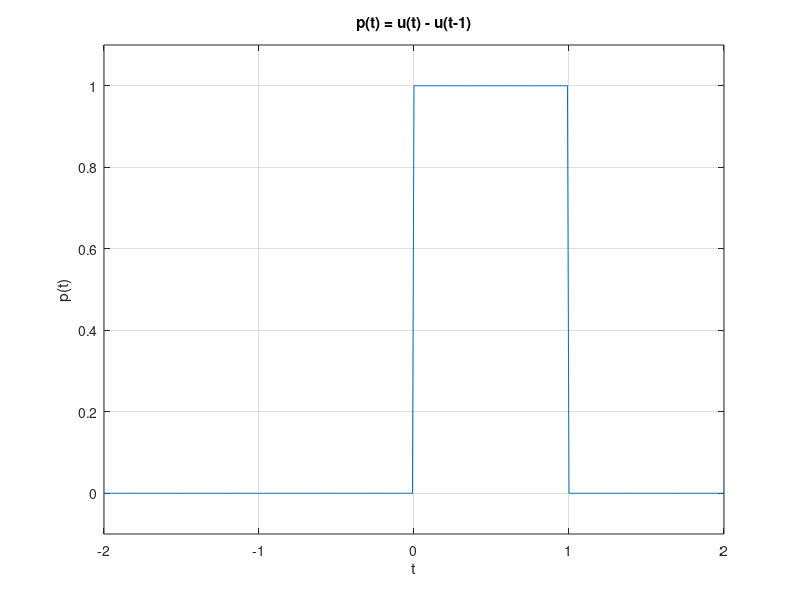
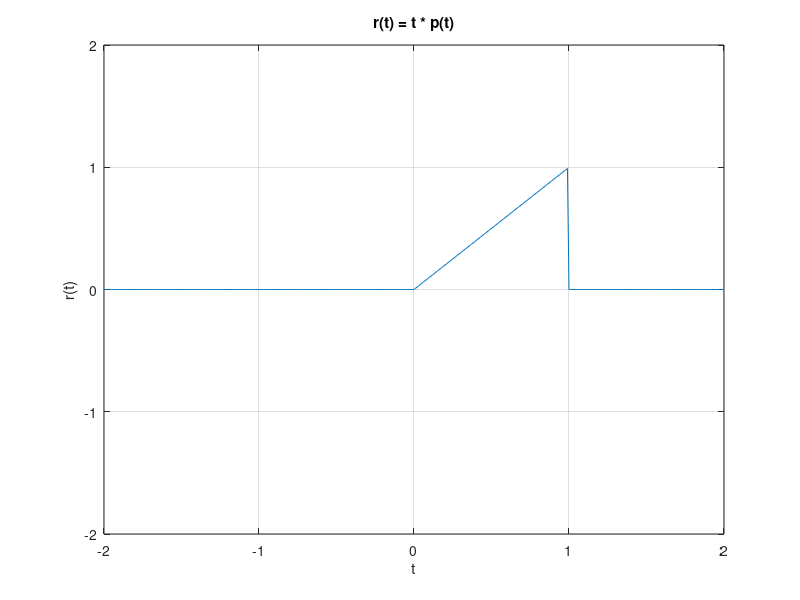
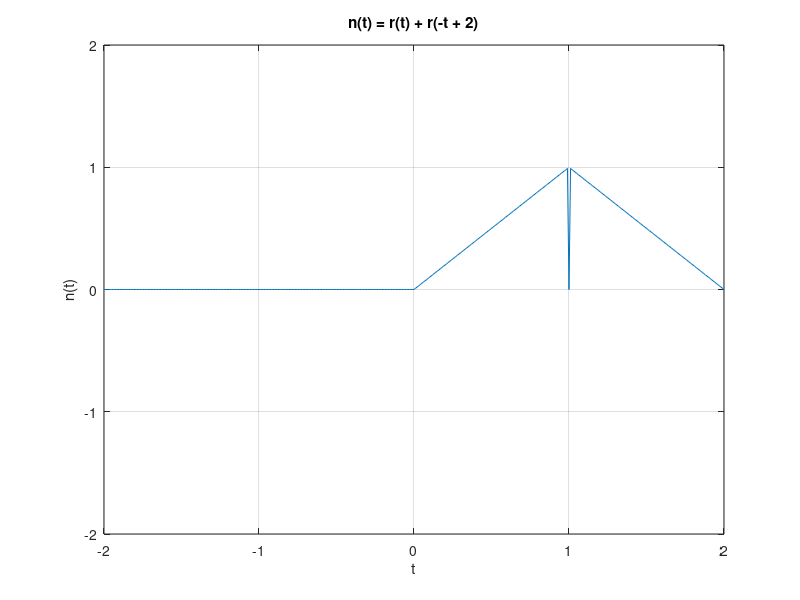
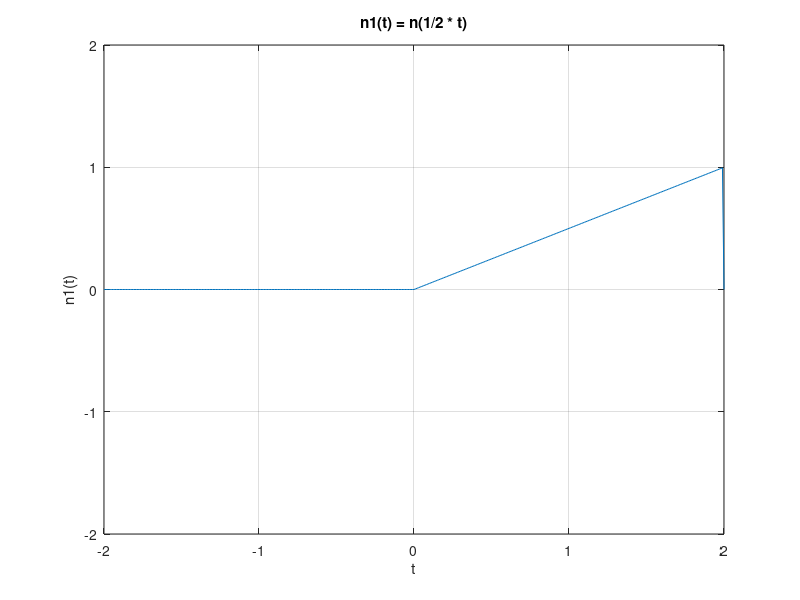

These charts were generated, in order, by the following MATLAB code:
% Problem B.1 [1 Mark] Section 1.11-2 (Lathi, page 128).
% Generate and plot p(t) as shown in Figure 1.50 on page 129.

t = -2:0.01:2;

p = @(t) 1.0.*(t>=0 & t<1);

% Plot for p(t) in Figure 1.50
figure Name 'Problem B.1';
plot(t, p(t));
xlabel('t'); ylabel('p(t)');
title('p(t) = u(t) - u(t-1)');
grid on; axis([-2 2 -0.1 1.1]);

% Problem B.2 [2 Marks] Use p(t) to generate and plot 
% functions r(t) = t*p(t) and n(t) = r(t) + r(-t+2)

r = @(t) t.*p(t);
n = @(t) r(t) + r(-t+2);

% Plot for r(t)
figure Name 'Problem B.2.1';
plot(t, r(t));
xlabel('t'); ylabel('r(t)');
title('r(t) = t * p(t)');
grid on; axis([-2 2 -2 2]);

% Plot for n(t)
figure Name 'Problem B.2.2';
plot(t, n(t));
xlabel('t'); ylabel('n(t)');
title('n(t) = r(t) + r(-t + 2)');
grid on; axis([-2 2 -2 2]);

% Problem B.3 [2 Marks] Plot the following two signals:
% n1(t) = n(1/2*t), n2(t) = n1(t + 1/2)

n1 = @(t) n(0.5 * t);
n2 = @(t) n1(t + 0.5);

% Plot for n1(t)
figure Name 'Problem B.3.1';
plot(t, n1(t));
xlabel('t'); ylabel('n1(t)');
title('n1(t) = n(1/2 * t)');
grid on; axis([-2 2 -2 2]);

% Plot for n2(t)
figure Name 'Problem B.3.2';
plot(t, n2(t));
xlabel('t'); ylabel('n2(t)');
title('n2(t) = n1(t + 1/2)');
grid on; axis([-2 2 -2 2]);

% Problem B.4 [2 Marks] Plot the following two signals: 
% n3(t) = n(t + 1/4), n4(t) = n3(1/2 * t)

n3 = @(t) n(t + 0.25);
n4 = @(t) n3(0.5 * t);

% Plot for n3(t)
figure Name 'Problem B.4.1';
plot(t, n3(t));
xlabel('t'); ylabel('n3(t)');
title('n3(t) = n(t + 1/4)');
grid on; axis([-2 2 -2 2]);

% Plot for n4(t)
figure Name 'Problem B.4.2';
plot(t, n4(t));
xlabel('t'); ylabel('n4(t)');
title('n4(t) = n3(1/2 * t)');
grid on; axis([-2 2 -2 2]);
